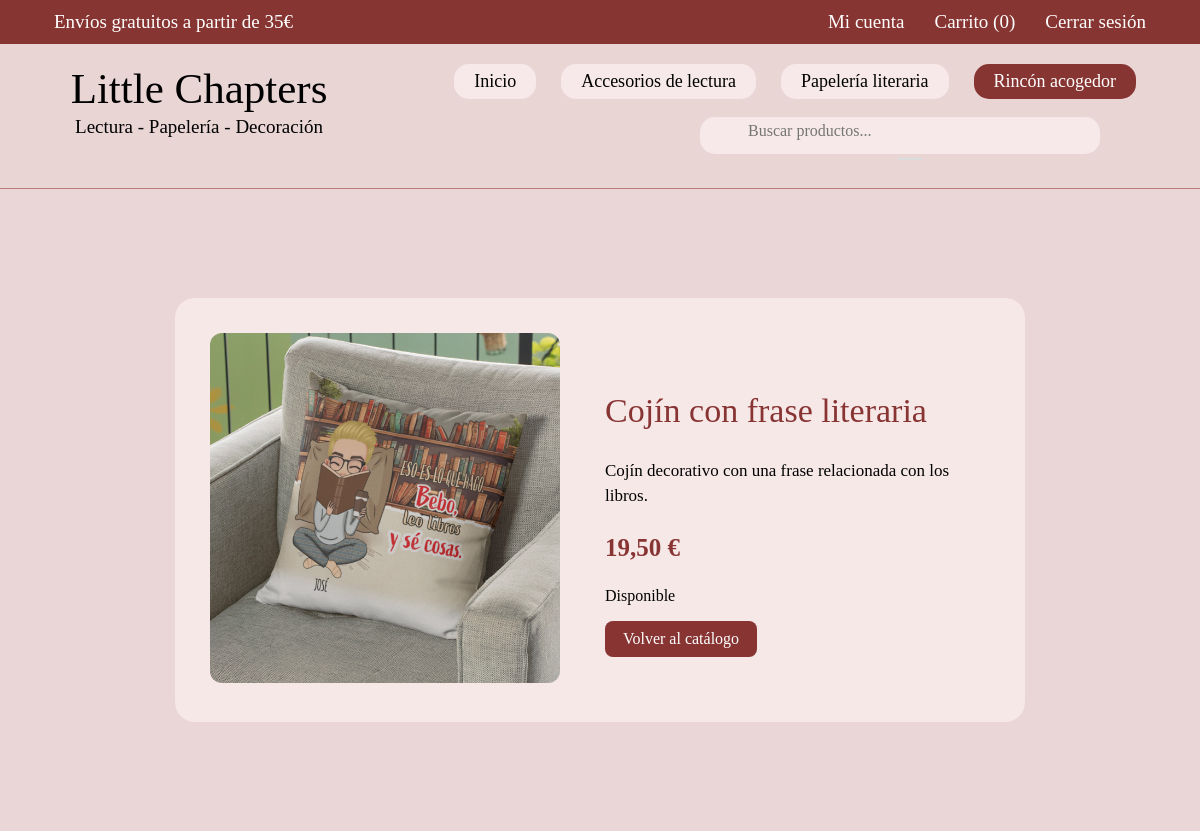
Screenshot of /detalle_producto.php?id=24 (signed in) with the database file from the repository.
### tables this page shows
CREATE TABLE IF NOT EXISTS `categoria` (
  `id_categoria` int(11) NOT NULL AUTO_INCREMENT,
  `nombre` varchar(100) NOT NULL,
  `descripcion` text DEFAULT NULL,
  PRIMARY KEY (`id_categoria`)
);

CREATE TABLE IF NOT EXISTS `producto` (
  `id_producto` int(11) NOT NULL AUTO_INCREMENT,
  `id_categoria` int(11) NOT NULL,
  `nombre` varchar(100) NOT NULL,
  `descripcion` text DEFAULT NULL,
  `precio` decimal(10,2) NOT NULL,
  `stock` int(11) NOT NULL,
  `imagen` varchar(255) DEFAULT NULL,
  PRIMARY KEY (`id_producto`),
  KEY `id_categoria` (`id_categoria`),
  CONSTRAINT `producto_ibfk_1` FOREIGN KEY (`id_categoria`) REFERENCES `categoria` (`id_categoria`)
);

### detalle_producto.php (the view, shortened to what this page needs)
<?php
require_once "conexion.php";
$id_producto = $_GET["id"];
$sql = "SELECT * FROM producto WHERE id_producto = ?";
$consulta = $conexion->prepare($sql);
$consulta->execute([$id_producto]);
$producto = $consulta->fetch(PDO::FETCH_ASSOC);
$id_categoria = $producto["id_categoria"];
$sql = "SELECT * FROM categoria";
$consulta = $conexion->query($sql);
$categorias = $consulta->fetchAll(PDO::FETCH_ASSOC);
?>
<!DOCTYPE html>
<html lang="es">
<head>
    <link rel="stylesheet" href="estilos.css">
    <link rel="stylesheet" href="estilos_catalogo.css">
</head>
<body class="pagina-catalogo">
    <div class="franja-superior">
        <p>Envíos gratuitos a partir de 35€</p>
        <div class="enlaces-superiores">
            <a href="inicio.php">Mi cuenta</a>
            <a href="#">Carrito (0)</a>
            <a href="cerrar_sesion.php">Cerrar sesión</a>
        </div>
    </div>
    <header class="cabecera-catalogo">
        <div class="logo-catalogo">
            <h1>Little Chapters</h1>
            <p>Lectura - Papelería - Decoración</p>
        </div>
        <div class="navegacion-catalogo">
            <nav class="menu-catalogo">
                <a href="catalogo.php">
                    Inicio
                </a>
                <?php foreach ($categorias as $categoria) { ?>
                    <a href="catalogo.php?id_categoria=<?php echo $categoria["id_categoria"]; ?>"
                       class="<?php if ($id_categoria == $categoria["id_categoria"]) { echo 'enlace-activo'; } ?>">
                        <?php echo htmlspecialchars($categoria["nombre"]); ?>
                    </a>
                <?php } ?>
            </nav>
            <form class="buscador-catalogo" method="GET" action="catalogo.php">
                <input
                    type="text"
                    name="buscar"
                    placeholder="Buscar productos..."
                >
                <button type="submit" aria-label="Buscar"></button>
            </form>
        </div>
    </header>
    <main class="detalle-main">
        <div class="detalle-producto">
            <div class="detalle-imagen-contenedor">
                <?php
                if (!empty($producto["imagen"])) {
                ?>
                    <img class="detalle-imagen"
                        src="<?php echo htmlspecialchars($producto["imagen"]); ?>"
                        alt="<?php echo htmlspecialchars($producto["nombre"]); ?>">
                <?php
                }
                ?>
            </div>
            <div class="detalle-informacion">
                <h2><?php echo htmlspecialchars($producto["nombre"]); ?></h2>
                <p class="detalle-descripcion">
                    <?php echo htmlspecialchars($producto["descripcion"]); ?>
                </p>
                <p class="detalle-precio">
                    <?php echo number_format($producto["precio"], 2, ",", "."); ?> €
                </p>
                <p class="detalle-stock">
                    <?php
                    if ($producto["stock"] > 0) {
                        echo "Disponible";
                    } else {
                        echo "Agotado";
                    }
                    ?>
                </p>
                <a href="catalogo.php?id_categoria=<?php echo $id_categoria; ?>" class="boton-detalles">
                    Volver al catálogo
                </a>
            </div>
        </div>
    </main>
</body>
</html>

### estilos.css (style rules this page uses)
body { margin: 6px; background-color: #f5f5f5; font-family: Arial, sans-serif; }
header { background-color: #f7e8e8; border-top: 30px solid #e8d5d5; padding: 15px 42px; display: flex; align-items: center; justify-content: space-between; }
nav { display: flex; gap: 45px; }
nav a { text-decoration: none; color: black; }
main { background-color: #ead6d6; min-height: 642px; display: flex; justify-content: center; padding: 24px 15px 28px; }
form { display: flex; flex-direction: column; }
form input[type="text"], form input[type="email"], form input[type="password"] { width: 100%; box-sizing: border-box; height: 42px; padding: 0 13px; border: none; border-radius: 6px; background-color: #f5f3f3; font-size: 15px; margin-bottom: 18px; }
body { margin: 0; background-color: #ead5d5; font-family: Georgia, serif; }
.boton-detalles { display: inline-block; background-color: #873433; color: white; text-decoration: none; padding: 9px 18px; border-radius: 8px; font-family: Georgia, serif; }
.detalle-main { display: flex; justify-content: center; align-items: center; padding: 40px; }
.detalle-producto { display: flex; align-items: center; gap: 45px; background-color: #f7e8e8; padding: 35px; border-radius: 20px; width: 850px; box-sizing: border-box; }
.detalle-imagen { width: 350px; height: 350px; object-fit: cover; border-radius: 12px; }
.detalle-informacion { flex: 1; }
.detalle-informacion h2 { color: #873433; font-family: Georgia, serif; font-size: 34px; font-weight: normal; }
.detalle-descripcion { font-size: 17px; line-height: 1.5; }
.detalle-precio { font-size: 25px; font-weight: bold; color: #873433; }
.pagina-catalogo { margin: 8px; background-color: #f5f5f5; font-family: Georgia, serif; }
.pagina-catalogo * { box-sizing: border-box; }
.pagina-catalogo .franja-superior { height: 44px; background-color: #873532; color: white; display: flex; justify-content: space-between; align-items: center; padding: 0 5%; }
.pagina-catalogo .franja-superior p { margin: 0; font-size: 19px; }
.pagina-catalogo .enlaces-superiores { display: flex; align-items: center; gap: 30px; }
.pagina-catalogo .enlaces-superiores a { color: white; text-decoration: none; font-size: 19px; }
.pagina-catalogo header.cabecera-catalogo { min-height: 145px; background-color: #ead5d5; border: none; border-bottom: 1px solid #b77b79; display: flex; align-items: flex-start; padding: 20px 4.5%; gap: 30px; }
.pagina-catalogo .logo-catalogo { width: 290px; flex-shrink: 0; text-align: center; }
.pagina-catalogo .logo-catalogo h1 { font-size: 43px; font-weight: normal; margin: 0; }
.pagina-catalogo .logo-catalogo p { font-size: 19px; margin: 3px 0 0; }
.pagina-catalogo .navegacion-catalogo { flex: 1; min-width: 0; }
.pagina-catalogo .menu-catalogo { display: flex; justify-content: space-between; align-items: center; gap: 15px; }
.pagina-catalogo .menu-catalogo a { background-color: #f7e9e9; color: black; text-decoration: none; text-align: center; font-size: 18px; white-space: nowrap; padding: 7px 20px; border-radius: 15px; }
.pagina-catalogo .menu-catalogo a.enlace-activo { background-color: #873532; color: white; }
.pagina-catalogo .buscador-catalogo { width: 400px; height: 37px; margin: 18px auto 0; background-color: #f7e9e9; border-radius: 15px; display: flex; align-items: center; padding: 0 10px 0 35px; }
.pagina-catalogo .buscador-catalogo input { flex: 1; min-width: 0; border: none; outline: none; background: transparent; font-family: Georgia, serif; font-size: 16px; }
.pagina-catalogo .buscador-catalogo button { width: 24px; height: 20px; border: none; background-color: #d9dddd; }

### rows the page displays
categoria: nombre "Accesorios de lectura"
categoria: nombre "Papelería literaria"
categoria: nombre "Rincón acogedor"
producto: imagen (picture), nombre "Cojín con frase literaria", descripcion "Cojín decorativo con una frase relacionada con los libros.", precio "19,50"
